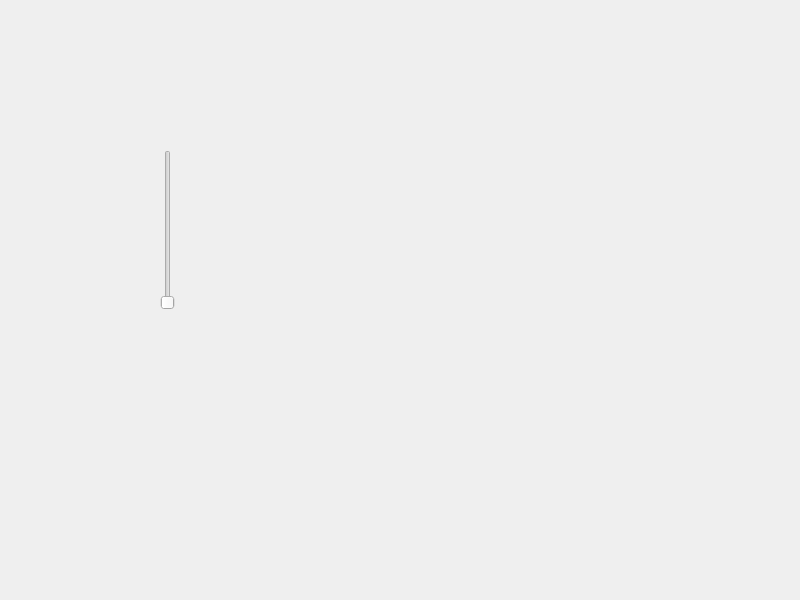
<?xml version="1.0" encoding="UTF-8"?>
<ui version="4.0">
 <class>Dialog</class>
 <widget class="QDialog" name="Dialog">
  <property name="geometry">
   <rect>
    <x>0</x>
    <y>0</y>
    <width>800</width>
    <height>600</height>
   </rect>
  </property>
  <property name="windowTitle">
   <string>Dialog</string>
  </property>
  <widget class="QSlider" name="verticalSlider">
   <property name="geometry">
    <rect>
     <x>160</x>
     <y>150</y>
     <width>16</width>
     <height>160</height>
    </rect>
   </property>
   <property name="orientation">
    <enum>Qt::Vertical</enum>
   </property>
  </widget>
 </widget>
 <resources/>
 <connections/>
</ui>
